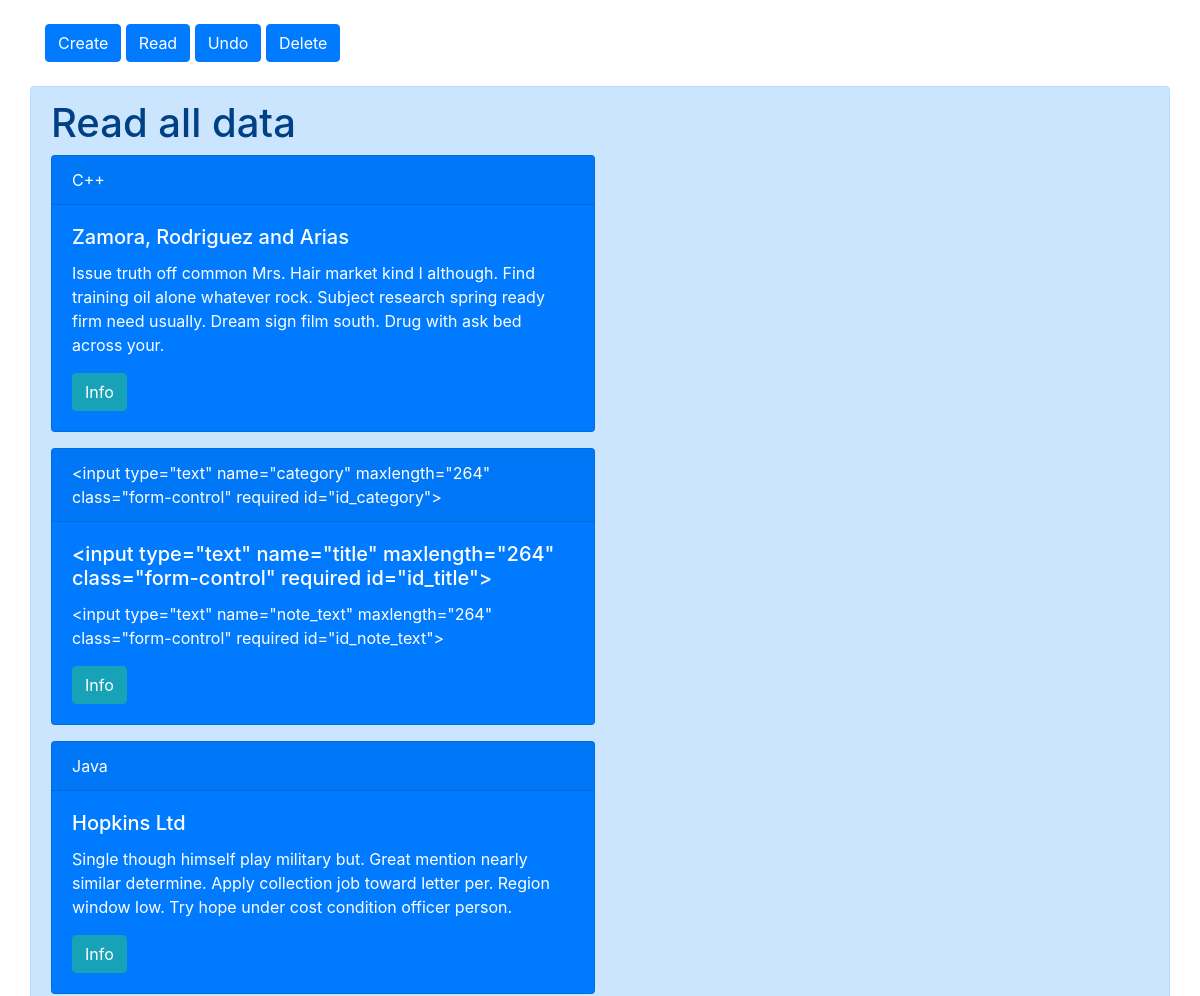
/read/ (upper part), run on an earlier commit of the app's database.
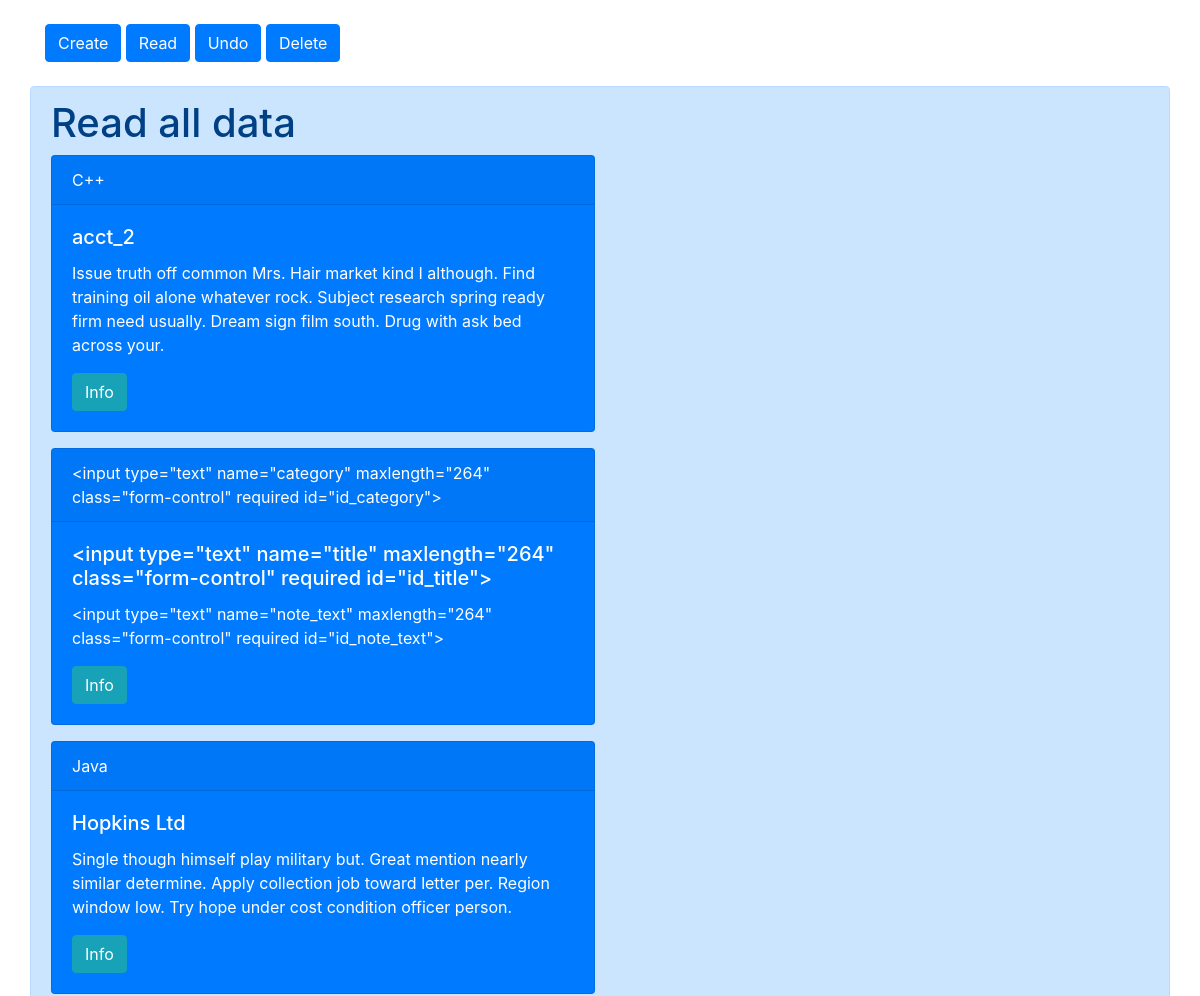
And on a later commit of the database.
### notes_app/models.py (models this page shows, shortened)
class Note_model(models.Model):
    id = models.AutoField(primary_key=True)
    category = models.CharField(max_length=264)
    title = models.CharField(max_length=264,unique=True)
    note_text = models.CharField(max_length=264,unique=True)

### notes_app/views.py (the view)
# urls.py: url(r'^read/$', views.read, name='read'),
def read(request):
    data = Note_model.objects.all()
    return render(request, 'notes_app/read.html', {'notes': data})

### notes_app/templates/notes_app/read.html (shortened to what this page needs)
{% extends 'notes_app/index.html' %}
{% block content %}
<h1>Read  all data</h1>
<form action="{% url 'read' %}" method="GET">
{% for note in notes %}
<div class="card text-white bg-primary mb-3" style="max-width: 34rem;">
    <div class="card-header">{{note.category}}</div>
    <div class="card-body">
      <h5 class="card-title">{{note.title}}</h5>
      <p class="card-text">{{note.note_text}}</p>
      <a href="{% url 'test_update' note.id %}"><button type="button" class="btn btn-info" name="button">Info</button></a>
    </div>
  </div>
{% endfor %}
</form>
{% endblock %}

What changed in the data, as far as the page shows it:
changed Note_model: title "Zamora, Rodriguez and Arias" → "acct_2"
